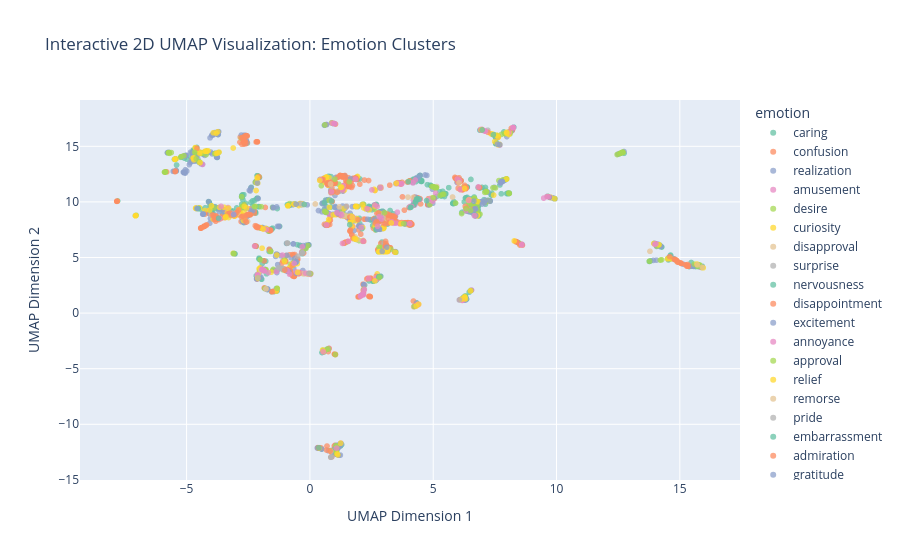

The code cell stored with this chart in its notebook:
### Code cell
from transformers import pipeline
from transformers import pipeline
import umap
import plotly.express as px
import pandas as pd

# Load emotion classification pipeline
emotion_classifier = pipeline("text-classification", model="joeddav/distilbert-base-uncased-go-emotions-student")

# Function to classify emotion
def get_emotion(text):
    result = emotion_classifier(text)[0]
    return result['label']

# Apply emotion classification to test set
data_test['emotion'] = data_test['clean_text'].apply(get_emotion)

# Apply UMAP to reduce embeddings to 2D
umap_reducer = umap.UMAP(n_components=2, n_neighbors=15, min_dist=0.1, metric='cosine', random_state=42)
test_umap_2d = umap_reducer.fit_transform(test_embeddings)  # Ensure 'test_embeddings' exists

# Convert to DataFrame
umap_df = pd.DataFrame(test_umap_2d, columns=['UMAP1', 'UMAP2'])
umap_df['emotion'] = data_test['emotion']
umap_df['text'] = data_test['clean_text']  # Keep text for hover info

# Create interactive scatterplot with Plotly
fig = px.scatter(
    umap_df, x='UMAP1', y='UMAP2', 
    color='emotion', 
    hover_data=['text'], 
    title='Interactive 2D UMAP Visualization: Emotion Clusters',
    color_discrete_sequence=px.colors.qualitative.Set2  # Softer color palette
)

# Improve marker visibility
fig.update_traces(marker=dict(size=6, opacity=0.75))
fig.update_layout(
    xaxis=dict(title='UMAP Dimension 1', showgrid=True, zeroline=False),
    yaxis=dict(title='UMAP Dimension 2', showgrid=True, zeroline=False),
    hovermode='closest',  # Show hover info for the nearest point
    dragmode='zoom'  # Enable zoom
)

# Show plot
fig.show()

### Figure 1 — Plotly figure (JSON) as saved in the notebook; plotly's stock layout.template omitted (floating-point values rounded to 4 significant figures; data arrays with more than 128 entries replaced by an {"elided": "..."} marker saying what was removed)
{"data": [{"customdata": {"elided": "785x1 str values"}, "hovertemplate": "emotion=caring<br>UMAP1=%{x}<br>UMAP2=%{y}<br>text=%{customdata[0]}<extra></extra>", "legendgroup": "caring", "marker": {"color": "rgb(102,194,165)", "opacity": 0.75, "size": 6, "symbol": "circle"}, "mode": "markers", "name": "caring", "showlegend": true, "type": "scattergl", "x": {"elided": "785 float values"}, "xaxis": "x", "y": {"elided": "785 float values"}, "yaxis": "y"}, {"customdata": {"elided": "409x1 str values"}, "hovertemplate": "emotion=confusion<br>UMAP1=%{x}<br>UMAP2=%{y}<br>text=%{customdata[0]}<extra></extra>", "legendgroup": "confusion", "marker": {"color": "rgb(252,141,98)", "opacity": 0.75, "size": 6, "symbol": "circle"}, "mode": "markers", "name": "confusion", "showlegend": true, "type": "scattergl", "x": {"elided": "409 float values"}, "xaxis": "x", "y": {"elided": "409 float values"}, "yaxis": "y"}, {"customdata": {"elided": "545x1 str values"}, "hovertemplate": "emotion=realization<br>UMAP1=%{x}<br>UMAP2=%{y}<br>text=%{customdata[0]}<extra></extra>", "legendgroup": "realization", "marker": {"color": "rgb(141,160,203)", "opacity": 0.75, "size": 6, "symbol": "circle"}, "mode": "markers", "name": "realization", "showlegend": true, "type": "scattergl", "x": {"elided": "545 float values"}, "xaxis": "x", "y": {"elided": "545 float values"}, "yaxis": "y"}, {"customdata": [["card ha arrived yet"], ["card ha arrived yet"], ["wont card show app"], ["statement ha dollar charged showing"], ["two week ha transaction 100 reversed"], ["long doe take post atm drawl"], ["card wa taken"], ["card work"], ["possible tell top ha reverted"], ["topped app reverted"], ["topped app reverted fund"], ["app reverted top"], ["ha top reverted"], ["cash deposit account ha appeared"], ["ha check deposited cleared get cash"], ["ha someone accessed card payment make showing app"], ["address ha changed"], ["card pin"], ["card pin"], ["card pin"], ["card pin"], ["card pin"], ["card pin"], ["card pin"], ["someone ha card number freeze account"], ["long money transfer show"], ["atm still ha card"], ["ha card payment cancelled"], ["tell card payment ha reverted"], ["ha card payment reverted"], ["must issue ha card cancelled"], ["card first one"], ["may second card"], ["card daughter"], ["long take transferred money show"], ["top apple watch"]], "hovertemplate": "emotion=amusement<br>UMAP1=%{x}<br>UMAP2=%{y}<br>text=%{customdata[0]}<extra></extra>", "legendgroup": "amusement", "marker": {"color": "rgb(231,138,195)", "opacity": 0.75, "size": 6, "symbol": "circle"}, "mode": "markers", "name": "amusement", "showlegend": true, "type": "scattergl", "x": [6.548, 6.562, 6.829, 0.7884, 3.379, -3.362, 5.098, 5.982, -0.3518, 0.003234, -0.01242, -0.04918, -0.4448, -1.608, -1.871, 2.877, 0.7666, 7.683, 7.686, 7.696, 7.688, 7.703, 7.679, 7.691, 4.246, -3.321, 4.03, 3.393, 3.39, 3.486, 3.417, 6.455, 6.494, 6.555, -3.331, 0.6558], "xaxis": "x", "y": [9.251, 9.232, 11.35, 8.851, 8.077, 9.363, 10.79, 11.74, 3.627, 3.555, 3.591, 3.532, 3.585, 7.453, 7.602, 8.694, -3.187, 15.15, 15.15, 15.13, 15.14, 15.12, 15.12, 15.14, 9.711, 9.493, 11.79, 8.165, 8.319, 8.248, 8.206, 10.21, 10.12, 2.064, 9.425, 16.95], "yaxis": "y"}, {"customdata": {"elided": "216x1 str values"}, "hovertemplate": "emotion=desire<br>UMAP1=%{x}<br>UMAP2=%{y}<br>text=%{customdata[0]}<extra></extra>", "legendgroup": "desire", "marker": {"color": "rgb(166,216,84)", "opacity": 0.75, "size": 6, "symbol": "circle"}, "mode": "markers", "name": "desire", "showlegend": true, "type": "scattergl", "x": {"elided": "216 float values"}, "xaxis": "x", "y": {"elided": "216 float values"}, "yaxis": "y"}, {"customdata": {"elided": "209x1 str values"}, "hovertemplate": "emotion=curiosity<br>UMAP1=%{x}<br>UMAP2=%{y}<br>text=%{customdata[0]}<extra></extra>", "legendgroup": "curiosity", "marker": {"color": "rgb(255,217,47)", "opacity": 0.75, "size": 6, "symbol": "circle"}, "mode": "markers", "name": "curiosity", "showlegend": true, "type": "scattergl", "x": {"elided": "209 float values"}, "xaxis": "x", "y": {"elided": "209 float values"}, "yaxis": "y"}, {"customdata": [["still dont card 2 week"], ["charged"], ["withdrawl still pending"], ["withdrawal still pending"], ["account wa charged withdraw tried make wa decline"], ["card doesnt accept transaction whats wrong"], ["get blocked"], ["couldnt use contactless morning wasnt accepted"], ["wouldnt contactless payment work tried pay bus today"], ["wanted use contactless metro today didnt accept"], ["charged someone need send money"], ["cancel charge"], ["cancel transaction"], ["tell cancel transfer"], ["make transaction cancel"], ["cancel transfer"], ["way cancel transfer"], ["cancel transfer"], ["id like cancel transfer"], ["cancel transfer already processed"], ["cancel transfer"], ["cancel transaction"], ["dont want transaction go"], ["restriction topoffs"], ["limit high topup"], ["restriction topup"], ["wouldnt support american express card like use often dont want get different one"], ["dont want physical card get virtual version"], ["app wouldnt accept top"], ["put money account minimum balance application didnt accept"], ["think topup wa cancelled"], ["topup wa revoked"], ["id like know topup wa canceled please"], ["found unauthorized card payment"], ["doesnt let verify identity"], ["think card wa improperly used"], ["think someone ha access card number shouldnt"], ["think child used card wasnt home"], ["withdraw"], ["someone stole money"], ["wa charged account shouldnt"], ["withdrawal wa cancelled"], ["atm allow withdraw"], ["atm isnt giving money"], ["wa mugged everything taken protect account"], ["please stop purchase"], ["cancel purchase"], ["cancel previous purchase"], ["dont want item bought accident get refund"], ["submit transfer declined information put ha reviewed"], ["restriction causing transfer declined"], ["dont like company delete account"], ["company isnt good would like delete account"], ["charged twice fro restaurant"], ["charged twice"], ["charged twice"], ["app refuse make approved payment"], ["tried transfer money said wasnt possible ive done worked isnt working"], ["wa charged transferring"], ["wa charged extra transferring money"], ["sent money wa charged extra transferring"], ["restriction ordering extra card"], ["disposable virtual card denied"], ["disposable virtual card used pay gym subscription get denied"], ["disposable virtual card ha rejected merchant earlier today"], ["come disposable virtual card used pay gym subscription got rejected"], ["get throw away card"], ["app denied topped"], ["attempted top app denied"], ["app denied topup"], ["top wa denied app"], ["tried top wa denied"], ["im sure top request wa denied"], ["tell top didnt work"], ["dont transfer"], ["app said withdrew cash atm didnt"], ["come wa charged extra withdrew cash"], ["charged withdraw cash"], ["wa charged fee withdrawing cash"], ["fee wa charged recent withdrawal"], ["wa charged extra withdrawal"], ["wa charged cash withdrawal"], ["card close expiring order new one"]], "hovertemplate": "emotion=disapproval<br>UMAP1=%{x}<br>UMAP2=%{y}<br>text=%{customdata[0]}<extra></extra>", "legendgroup": "disapproval", "marker": {"color": "rgb(229,196,148)", "opacity": 0.75, "size": 6, "symbol": "circle"}, "mode": "markers", "name": "disapproval", "showlegend": true, "type": "scattergl", "x": [6.318, 1.297, 0.4757, 0.4513, 1.44, 5.146, 6.982, 8.552, 8.347, 8.579, 0.2185, 1.941, 1.807, 1.398, 1.802, 1.388, 1.397, 1.384, 1.383, 1.387, 1.391, 1.792, 1.832, -1.991, -1.9, -1.962, 5.783, 15.91, -0.005437, -2.528, -0.6242, -0.5794, -0.6465, 3.085, 0.842, 4.939, 4.886, 4.972, 0.8449, 3.976, 1.198, 1.506, 1.49, 1.825, 2.433, 2.163, 2.138, 2.13, 2.805, -4.415, -4.421, 4.206, 4.234, 1.472, 1.35, 1.357, 3.025, -2.923, -0.3092, -0.2606, -0.296, 13.79, 14.86, 14.92, 14.88, 14.9, 6.105, -0.04254, -0.07564, -0.09986, -0.09819, -0.2255, -0.2764, -0.9526, -4.005, 1.293, 1.096, 0.8689, 1.021, 1.089, 1.128, 1.078, 9.795], "xaxis": "x", "y": [9.437, 8.91, 11.99, 12.03, 11.31, 11.38, 16.46, 6.149, 6.434, 6.175, 9.813, 6.615, 6.685, 6.3, 6.674, 6.286, 6.288, 6.285, 6.277, 6.284, 6.289, 6.688, 6.872, 3.859, 3.866, 3.83, 10.44, 4.123, 3.549, 8.25, 3.312, 3.486, 3.298, 8.819, -12.43, 10.3, 10.17, 10.3, 11.71, 10.43, 9.548, 11.37, 11.65, 12.06, 3.144, 6.53, 6.497, 6.496, 5.534, 7.652, 7.642, 0.5688, 0.5988, 8.729, 8.729, 8.731, 8.349, 8.996, 9.782, 9.777, 9.752, 5.557, 4.758, 4.612, 4.626, 4.612, 11.11, 3.523, 3.508, 3.544, 3.513, 3.529, 3.538, 3.872, 8.874, 12.27, 10.93, 11.03, 10.85, 10.86, 10.91, 10.94, 10.37], "yaxis": "y"}, {"customdata": [["waiting longer expected bank card could provide information arrive"], ["wa expecting new card wondering havent received yet"], ["reactivate lost card found morning jacket pocket"], ["expect receive new card"], ["card suddenly quit working"], ["accidentally blocked pin reset"], ["strange charge card didnt make day ago card stolen cancel get refunded charge"], ["see random purchase account wa hacked"], ["oh goodness card ha declined twice atm tried two different atm one declined card tell whats going account"], ["ordered something age ago online simply arriving ive got enough give back money im paying people"], ["atm metro bank high st kensington didnt return card bank closed"], ["recently got new place im staying abroad using account manage payment suddenly seeing fee increase additional fee coming"], ["thought transfer free wa charged fee"], ["wa charged something didnt expect"], ["checked account today said wa money transfer money account"], ["withdrew cash atm holiday seems wa charged outrageous fee would done aware outrageous charge"], ["random withdrawal app"], ["look like someone else withdrew cash account help"], ["unauthorized cash withdrawal account 500 definitely didnt make withdrawal need help"], ["come charge cash withdrawal withdrew cash buying grocery today seems new fee"], ["look like wa charged withdrawal fee going atm havent charged previously"], ["start charging cash withdrawal thought wa free far noticed suddendly fee much need pay"]], "hovertemplate": "emotion=surprise<br>UMAP1=%{x}<br>UMAP2=%{y}<br>text=%{customdata[0]}<extra></extra>", "legendgroup": "surprise", "marker": {"color": "rgb(179,179,179)", "opacity": 0.75, "size": 6, "symbol": "circle"}, "mode": "markers", "name": "surprise", "showlegend": true, "type": "scattergl", "x": [6.444, 6.394, 6.157, 6.495, 5.969, 7.212, 2.824, 3.009, 2.83, 3.032, 3.481, 1.482, -0.3794, 1.203, -3.154, 1.183, 0.9583, 0.7316, 0.7229, 0.882, 1.273, 0.9605], "xaxis": "x", "y": [9.144, 9.344, 11.2, 9.264, 12.09, 16.44, 8.842, 6.288, 11.25, 5.915, 11.64, 9.615, 9.836, 8.977, 9.005, 10.94, 11.99, 11.58, 11.58, 10.89, 11.01, 10.8], "yaxis": "y"}, {"customdata": [["ive waiting longer expected card"], ["new card waiting week"], ["im still waiting card delivered"], ["waiting card arrive"], ["iv exhausted time try pin"], ["card frozen"], ["im waiting transaction go"], ["please put freeze card worried ha payment dont know"], ["im concerned payment ha recently made card recognize name transaction went help"], ["freeze card right"], ["doe mean pending payment"], ["doe pending mean"], ["card still pending ive waiting"], ["waiting pending money transfer process"], ["transfer finally worked pending quite long time long expect wait quite urgent"], ["get card back atm ha pulled"], ["number day wait europe transfer"], ["wait time transfer u"], ["need quick transfer china long expect transfer take"], ["long europe transfer wait"], ["long wait transfer u"], ["long wait u transfer"], ["long doe transfer take china"], ["expiration date card coming"]], "hovertemplate": "emotion=nervousness<br>UMAP1=%{x}<br>UMAP2=%{y}<br>text=%{customdata[0]}<extra></extra>", "legendgroup": "nervousness", "marker": {"color": "rgb(102,194,165)", "opacity": 0.75, "size": 6, "symbol": "circle"}, "mode": "markers", "name": "nervousness", "showlegend": true, "type": "scattergl", "x": [6.349, 6.36, 6.351, 6.57, 7.437, 4.214, 2.11, 4.04, 3.378, 4.204, 2.689, 2.683, 6.161, -4.521, -4.541, 3.661, -4.016, -4.008, -4.091, -4.028, -3.984, -3.98, -4.073, 9.931], "xaxis": "x", "y": [9.206, 9.274, 9.174, 9.156, 16.04, 9.734, 7.596, 9.522, 8.929, 9.727, 7.511, 7.503, 9.054, 9.417, 9.389, 11.7, 9.628, 9.212, 9.993, 9.682, 9.218, 9.204, 9.925, 10.3], "yaxis": "y"}, {"customdata": {"elided": "389x1 str values"}, "hovertemplate": "emotion=disappointment<br>UMAP1=%{x}<br>UMAP2=%{y}<br>text=%{customdata[0]}<extra></extra>", "legendgroup": "disappointment", "marker": {"color": "rgb(252,141,98)", "opacity": 0.75, "size": 6, "symbol": "circle"}, "mode": "markers", "name": "disappointment", "showlegend": true, "type": "scattergl", "x": {"elided": "389 float values"}, "xaxis": "x", "y": {"elided": "389 float values"}, "yaxis": "y"}, {"customdata": [["long new card take arrive"], ["wa overcharged pound"], ["get card fast"], ["long take arrive"], ["long take card arrive"], ["long expect card arrive"], ["card arrive"], ["card arrive"], ["im running money auto top"], ["believe card ha stolen situation urgent"], ["someone stole wallet earlier today sure exactly probably piccadilly circus check attempt use card obviously block"], ["charge topping transfer"], ["topping transfer charged"], ["new customer filling gas today working thing show pending half hour"], ["hi im new customer tried topping first time today seems working thing show pending since half hour already please fix"], ["topping card working believe top pending"], ["much money top"], ["much topup card time"], ["topup wa reverted happen"], ["happened topup"], ["app reverted action topped"], ["doe pin come card"], ["money gone right attempted top"], ["bought stuff morning payment show pending"], ["long doe item bought show pending"], ["bought thing morning payment show pending"], ["finally got new card wa excited use today however payment kept declining happening"], ["speed transfer mine pending"], ["transfer go"], ["transfer go"], ["wa chaged twice thing"], ["doe money come"], ["transfer something china fast long take arrive china"], ["long going take fund show account"], ["purchased makeup site china wa impression make transfer fee seeing fee happy"], ["transfer go"], ["transfer go"], ["transfer go"], ["send cheque top ups"], ["ship card live"], ["would topup go"], ["tell popup went"], ["charge topping u card"], ["charged topping card"], ["charge top ups"], ["tell go activating new card"], ["way new card renewed"], ["got new card go activate"], ["step order activate new card"], ["go activating new card"], ["got new card activate"], ["got cash im pretty sure wa glitch overcharged"], ["add money apple watch"], ["got american express apple bay top working"], ["get top feature apple watch working"], ["live u get card"], ["get card usa"], ["get card even live outside uk"]], "hovertemplate": "emotion=excitement<br>UMAP1=%{x}<br>UMAP2=%{y}<br>text=%{customdata[0]}<extra></extra>", "legendgroup": "excitement", "marker": {"color": "rgb(141,160,203)", "opacity": 0.75, "size": 6, "symbol": "circle"}, "mode": "markers", "name": "excitement", "showlegend": true, "type": "scattergl", "x": [6.436, 1.134, 6.647, 6.729, 6.526, 6.537, 6.685, 6.714, -1.341, 4.43, 4.292, -1.483, -1.476, -0.5413, -0.5973, -0.5738, -1.39, -0.6134, -0.5511, -0.8513, -0.01734, 7.698, -0.932, 2.821, 2.757, 2.82, 3.847, -4.584, -4.323, -4.333, 1.308, -2.129, -4.106, -2.388, -0.5613, -4.333, -4.348, -4.331, -3.084, 6.991, -1.323, -0.9118, -0.2714, -0.4073, -0.9371, 7.722, 9.714, 7.8, 7.797, 7.754, 7.765, 1.652, 0.6797, 1.003, 0.5882, 7.078, 7.115, 7.301], "xaxis": "x", "y": [9.131, 8.948, 10.07, 8.776, 9.09, 9.151, 9.369, 9.375, 5.28, 10.27, 10.42, 9.479, 9.482, 4.614, 4.532, 4.555, 5.102, 4.919, 3.581, 3.707, 3.574, 15.14, 5.196, 7.549, 7.542, 7.547, 8.009, 9.414, 8.906, 8.901, 8.807, 11.7, 10.02, 11.28, 9.802, 8.91, 8.902, 8.906, 5.337, 9.81, 3.85, 3.764, 6.069, 6.094, 6.279, 11.77, 10.42, 11.84, 11.83, 11.77, 11.83, 12.09, 16.96, 17.03, 16.89, 9.914, 10.15, 10.09], "yaxis": "y"}, {"customdata": {"elided": "133x1 str values"}, "hovertemplate": "emotion=annoyance<br>UMAP1=%{x}<br>UMAP2=%{y}<br>text=%{customdata[0]}<extra></extra>", "legendgroup": "annoyance", "marker": {"color": "rgb(231,138,195)", "opacity": 0.75, "size": 6, "symbol": "circle"}, "mode": "markers", "name": "annoyance", "showlegend": true, "type": "scattergl", "x": {"elided": "133 float values"}, "xaxis": "x", "y": {"elided": "133 float values"}, "yaxis": "y"}, {"customdata": [["ordered card week ago still"], ["im okay fee statement"], ["support fiat currency"], ["fiat currency supported holding exchange"], ["fiat currency support"], ["accept exchange eu"], ["expect card"], ["ordered awhile back eta u"], ["swift transfer accepted"], ["currency accepted adding money"], ["one credit card usa accepted"], ["accept card u"], ["accepted regard card currency"], ["card guy support want top using credit card"], ["credit card supported"], ["form currency accepted"], ["u credit card accepted"], ["currency card supported use"], ["card accepted world"], ["accepts card"], ["fine use establishment accepts mastercard"], ["anywhere card accepted"], ["know card accepted"], ["card accepted everywhere"], ["business accept card"], ["acceptable use card anywhere"], ["card accepted"], ["accepts card"], ["guy accept visa mastercard"], ["visa mastercard accepted"], ["guy accept mastercard visa"], ["major card payment accepted"], ["believe someone using card without agreement"], ["cash tried draw atm wa approved"], ["idea receive refund got statement wa"], ["card wa accepted"], ["long doe transfer take confirmed"], ["satisfied company would like delete account"], ["possible verify top"], ["topup card verified"], ["top cheque"], ["top cheque"], ["cash good top"], ["topped app accept"], ["think top work"], ["top feature available apple watch"], ["country supported"], ["support eu"], ["country supported"], ["country support"], ["country card supported"], ["support"], ["many country support"]], "hovertemplate": "emotion=approval<br>UMAP1=%{x}<br>UMAP2=%{y}<br>text=%{customdata[0]}<extra></extra>", "legendgroup": "approval", "marker": {"color": "rgb(166,216,84)", "opacity": 0.75, "size": 6, "symbol": "circle"}, "mode": "markers", "name": "approval", "showlegend": true, "type": "scattergl", "x": [6.334, 0.5966, -5.229, -5.108, -5.229, -4.675, 6.514, 6.152, -7.068, -4.499, 5.12, 5.114, -5.474, -0.296, -5.466, -4.609, 5.133, -5.46, 5.062, 5.006, 12.7, 5.067, 5.095, 5.07, 4.949, 5.429, 5.099, 5.007, 12.66, 12.67, 12.69, 3.026, 4.997, 1.6, 3.486, 5.079, -3.884, 4.229, -1.824, -1.329, -3.078, -3.1, -1.593, 0.02502, -1.083, 0.6071, -5.724, -5.621, -5.731, -5.732, -5.699, -5.701, -5.734], "xaxis": "x", "y": [9.396, 9.158, 14.05, 14.15, 14.05, 14.46, 9.232, 8.95, 8.757, 13.61, 11.28, 11.27, 13.84, 5.526, 13.83, 13.88, 11.29, 13.82, 11.32, 11.36, 14.44, 11.28, 11.27, 11.29, 11.38, 10.69, 11.28, 11.36, 14.44, 14.46, 14.47, 9.038, 10.39, 11.8, 5.466, 11.28, 9.478, 0.5934, 2.206, 2.233, 5.343, 5.359, 5.542, 3.545, 3.884, 16.92, 14.42, 14.43, 14.43, 14.43, 14.37, 14.42, 14.43], "yaxis": "y"}, {"customdata": [["put old card back system found"], ["long doe cash withdrawal take pend"], ["long til cash go"], ["activated auto topup letting enable"], ["assist auto top"], ["topup feature isnt lot money left"], ["old able open account"], ["old kid use service"], ["reinstate pin"], ["help forgot pin locked using card"], ["since pin blocked would help unblock"], ["nfc payment wouldnt work bus today help"], ["deal swift transfer"], ["swift transfer"], ["swift transfer okay"], ["transfer swift"], ["help cancel transaction"], ["way revert transaction morning"], ["card currency support"], ["currency okay add money"], ["card currency suffice"], ["card currency support"], ["fix reverted top"], ["deposited check balance still"], ["able use app since forgot phone hotel wa staying"], ["get item refund"], ["refund"], ["apply refund"], ["item refunded"], ["get refunded"], ["claim refund"], ["awaiting refund"], ["refund go statement"], ["refund checking account day"], ["long take get refund"], ["declining payment everything wa fine"], ["long eu transfer take"], ["long transfer pend"], ["help get rid account"], ["atm wont give back card"], ["got double charged payment fix"], ["help check fund came"], ["ha payment returned"], ["help set new pin"], ["transfer account wa allowed"], ["wa transfer account allowed"], ["transfer money outside bank"], ["additional cost make withdrawal local atm british pound need cash feel comfortable journey home"], ["local atm provide british pound money homeward journey feel comfortable waiting arrive britain withdrawal involve extra charge"], ["work sends world get discount money exchange"], ["discount someone exchange currency frequently"], ["much cross currency exchange check see discount available"], ["need exchange currency frequently able get discount"], ["discount frequently exchanging currency"], ["card expires happens account"]], "hovertemplate": "emotion=relief<br>UMAP1=%{x}<br>UMAP2=%{y}<br>text=%{customdata[0]}<extra></extra>", "legendgroup": "relief", "marker": {"color": "rgb(255,217,47)", "opacity": 0.75, "size": 6, "symbol": "circle"}, "mode": "markers", "name": "relief", "showlegend": true, "type": "scattergl", "x": [6.273, 0.3965, -2.183, -2.114, -2.112, -1.342, 6.141, 6.307, 7.976, 7.492, 6.958, 8.283, -7.069, -7.064, -7.07, -7.07, 1.805, 1.859, -5.471, -4.454, -5.48, -5.471, -0.4971, -1.899, 2.633, 2.805, 3.026, 3.033, 2.797, 2.993, 3.133, 3.098, 3.458, 3.161, 3.057, 3.692, -3.994, -4.064, 4.413, 3.503, 1.717, -2.135, 3.302, 7.988, -3.406, -3.431, -2.658, 1.283, 1.251, -4.256, -4.232, -4.174, -4.193, -4.187, 9.926], "xaxis": "x", "y": [11.2, 11.93, 11.02, 3.16, 3.147, 5.22, 1.235, 1.279, 16.26, 15.42, 16.48, 6.492, 8.757, 8.758, 8.758, 8.758, 6.71, 6.639, 13.84, 13.53, 13.82, 13.85, 3.653, 7.561, 2.895, 5.521, 5.551, 5.518, 5.504, 5.519, 5.518, 5.517, 5.475, 5.788, 5.537, 8.047, 9.649, 9.26, 0.8007, 11.67, 8.621, 12.17, 8.108, 16.17, 8.679, 8.593, 9.589, 11.34, 11.3, 14.55, 14.57, 14.57, 14.55, 14.57, 10.29], "yaxis": "y"}, {"customdata": [["made withdrawal account ha posted"], ["help stolen card"], ["remedy think wa charged twice expense"], ["help wallet wa stolen someone taking money need money"]], "hovertemplate": "emotion=remorse<br>UMAP1=%{x}<br>UMAP2=%{y}<br>text=%{customdata[0]}<extra></extra>", "legendgroup": "remorse", "marker": {"color": "rgb(229,196,148)", "opacity": 0.75, "size": 6, "symbol": "circle"}, "mode": "markers", "name": "remorse", "showlegend": true, "type": "scattergl", "x": [0.8372, 4.354, 1.374, 4.196], "xaxis": "x", "y": [11.61, 10.23, 8.772, 10.4], "yaxis": "y"}, {"customdata": [["use auto top"], ["old get account"], ["much top"], ["top"], ["app reverted topped"], ["required prove identity"], ["prove identity"], ["top card"], ["top"], ["show top card"], ["top card"], ["come verification top"], ["topup card"], ["top work"], ["fee top ups"], ["fee top ups"], ["fee top ups"], ["fee top ups"], ["needed prove identity"]], "hovertemplate": "emotion=pride<br>UMAP1=%{x}<br>UMAP2=%{y}<br>text=%{customdata[0]}<extra></extra>", "legendgroup": "pride", "marker": {"color": "rgb(179,179,179)", "opacity": 0.75, "size": 6, "symbol": "circle"}, "mode": "markers", "name": "pride", "showlegend": true, "type": "scattergl", "x": [-2.104, 6.056, -1.278, -1.123, -0.04148, 0.8762, 0.853, -0.3044, -1.162, -0.3155, -0.3108, -1.784, -0.491, -1.077, -0.9167, -0.9141, -0.9189, -0.9212, 0.854], "xaxis": "x", "y": [3.175, 1.18, 4.066, 4.029, 3.581, -12.94, -12.96, 5.422, 3.982, 5.382, 5.421, 2.169, 5.116, 3.937, 6.304, 6.291, 6.294, 6.293, -12.96], "yaxis": "y"}, {"customdata": [["report card stolen"], ["card gone think wa stolen"], ["deal stolen card"], ["freeze card wa stolen"], ["freeze stolen card"], ["report stolen card"], ["card got stolen"], ["get pin unblocked"], ["get charged getting money"], ["made mistake transfer fix"], ["unauthorized transaction statement"], ["freeze account hacked"], ["card ha compromised"], ["freeze account"], ["phone wa stolen"], ["phone wa stolen"], ["someone stole phone yesterday anything need"], ["anything need since phone wa stolen"], ["card ha swallowed atm"], ["wa charged transferred"], ["get charged topping card"], ["account got charged taking cash happen"], ["getting id checked step involved"]], "hovertemplate": "emotion=embarrassment<br>UMAP1=%{x}<br>UMAP2=%{y}<br>text=%{customdata[0]}<extra></extra>", "legendgroup": "embarrassment", "marker": {"color": "rgb(102,194,165)", "opacity": 0.75, "size": 6, "symbol": "circle"}, "mode": "markers", "name": "embarrassment", "showlegend": true, "type": "scattergl", "x": [4.343, 4.432, 4.343, 4.294, 4.274, 4.324, 4.361, 6.982, 0.5902, -3.702, 1.614, 4.085, 4.732, 4.091, 2.826, 2.874, 2.791, 2.804, 3.985, -0.2286, -0.4122, 0.8807, 0.3635], "xaxis": "x", "y": [10.24, 10.24, 10.22, 10.03, 10.01, 10.25, 10.3, 16.47, 9.935, 8.525, 7.952, 9.507, 10.11, 9.525, 3.278, 3.306, 3.252, 3.285, 11.81, 9.768, 6.076, 10.08, -12.11], "yaxis": "y"}, {"customdata": [["topup still outstanding"]], "hovertemplate": "emotion=admiration<br>UMAP1=%{x}<br>UMAP2=%{y}<br>text=%{customdata[0]}<extra></extra>", "legendgroup": "admiration", "marker": {"color": "rgb(252,141,98)", "opacity": 0.75, "size": 6, "symbol": "circle"}, "mode": "markers", "name": "admiration", "showlegend": true, "type": "scattergl", "x": [-1.019], "xaxis": "x", "y": [3.864], "yaxis": "y"}, {"customdata": [["please help finding card pin thank"], ["happy product get refund"], ["waiting patiently week seller get back ha response could please help getting money back thank"], ["hi im buying flat im trying get mortgage go though every time check simply get error message way help get money transferred thanks"]], "hovertemplate": "emotion=gratitude<br>UMAP1=%{x}<br>UMAP2=%{y}<br>text=%{customdata[0]}<extra></extra>", "legendgroup": "gratitude", "marker": {"color": "rgb(141,160,203)", "opacity": 0.75, "size": 6, "symbol": "circle"}, "mode": "markers", "name": "gratitude", "showlegend": true, "type": "scattergl", "x": [7.604, 2.931, 3.119, -3.092], "xaxis": "x", "y": [15.19, 5.554, 5.924, 8.856], "yaxis": "y"}, {"customdata": [["im mad right several charge think x boyfriend made card company website wouldnt refund money told contact bank something please"], ["wa double charged"], ["charged physical card"], ["much charge exhcange"], ["topped card charged"]], "hovertemplate": "emotion=anger<br>UMAP1=%{x}<br>UMAP2=%{y}<br>text=%{customdata[0]}<extra></extra>", "legendgroup": "anger", "marker": {"color": "rgb(231,138,195)", "opacity": 0.75, "size": 6, "symbol": "circle"}, "mode": "markers", "name": "anger", "showlegend": true, "type": "scattergl", "x": [2.803, 1.27, 2.632, 1.089, -0.3107], "xaxis": "x", "y": [8.664, 8.816, 9.733, 9.033, 5.957], "yaxis": "y"}, {"customdata": [["lost phone need help securing"], ["wa today looking forward pay new card turn payment kept getting declined really sad whats going"], ["withdrawal isnt mind app"]], "hovertemplate": "emotion=sadness<br>UMAP1=%{x}<br>UMAP2=%{y}<br>text=%{customdata[0]}<extra></extra>", "legendgroup": "sadness", "marker": {"color": "rgb(166,216,84)", "opacity": 0.75, "size": 6, "symbol": "circle"}, "mode": "markers", "name": "sadness", "showlegend": true, "type": "scattergl", "x": [2.823, 3.8, 1.012], "xaxis": "x", "y": [3.227, 8.049, 12.04], "yaxis": "y"}, {"customdata": [["sick damn company want close account"]], "hovertemplate": "emotion=disgust<br>UMAP1=%{x}<br>UMAP2=%{y}<br>text=%{customdata[0]}<extra></extra>", "legendgroup": "disgust", "marker": {"color": "rgb(255,217,47)", "opacity": 0.75, "size": 6, "symbol": "circle"}, "mode": "markers", "name": "disgust", "showlegend": true, "type": "scattergl", "x": [4.308], "xaxis": "x", "y": [0.6328], "yaxis": "y"}, {"customdata": [["normal verify topup something wrong"], ["non virtual card"], ["nonphysical card work"]], "hovertemplate": "emotion=neutral<br>UMAP1=%{x}<br>UMAP2=%{y}<br>text=%{customdata[0]}<extra></extra>", "legendgroup": "neutral", "marker": {"color": "rgb(229,196,148)", "opacity": 0.75, "size": 6, "symbol": "circle"}, "mode": "markers", "name": "neutral", "showlegend": true, "type": "scattergl", "x": [-1.78, 15.71, 6.045], "xaxis": "x", "y": [2.179, 4.334, 11.71], "yaxis": "y"}], "layout": {"autosize": true, "dragmode": "zoom", "hovermode": "closest", "legend": {"title": {"text": "emotion"}, "tracegroupgap": 0}, "title": {"text": "Interactive 2D UMAP Visualization: Emotion Clusters"}, "xaxis": {"anchor": "y", "autorange": true, "domain": [0, 1], "range": [-9.281, 17.4], "showgrid": true, "title": {"text": "UMAP Dimension 1"}, "type": "linear", "zeroline": false}, "yaxis": {"anchor": "x", "autorange": true, "domain": [0, 1], "range": [-15.45, 19.6], "showgrid": true, "title": {"text": "UMAP Dimension 2"}, "type": "linear", "zeroline": false}}}
